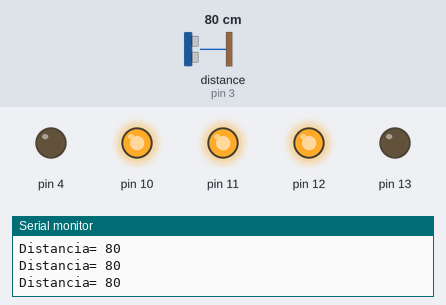
The sketch below on a simulated Arduino Uno, built with avr-gcc and run on an emulated ATmega328P. Shown: output pins drawn as LEDs (lit = HIGH), the last lines printed to the serial monitor. The test bench sets the inputs (shaded band); at power-on: distance to the obstacle (sensor on pin 3) 80 cm. The echo pulse lasts 58.3 µs per cm.

Above: at 1.2 s.
1.3 s: distance to the obstacle (sensor on pin 3) set to 77 cm
2.8 s: distance to the obstacle (sensor on pin 3) set to 70 cm
At 3.3 s:
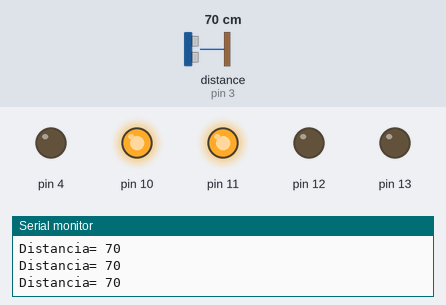
4.4 s: distance to the obstacle (sensor on pin 3) set to 54 cm
5.9 s: distance to the obstacle (sensor on pin 3) set to 46 cm
At 6.9 s:
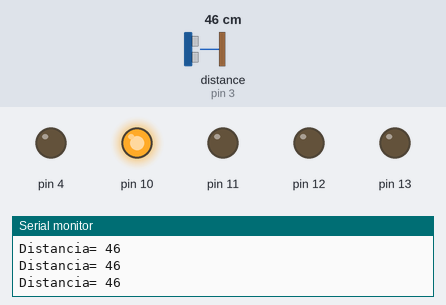
7.5 s: distance to the obstacle (sensor on pin 3) set to 28 cm
9.0 s: distance to the obstacle (sensor on pin 3) set to 23 cm
At 9.27 s:
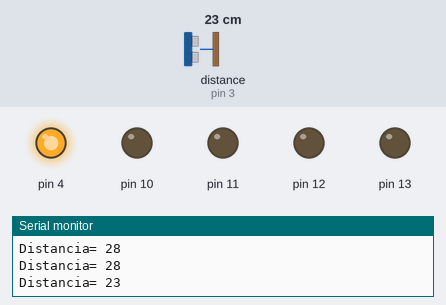
At 9.92 s:
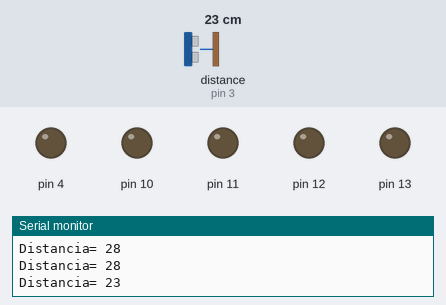
Timing chart, 0 to 13.0 s (numbered marks = the images above; inputs shaded):
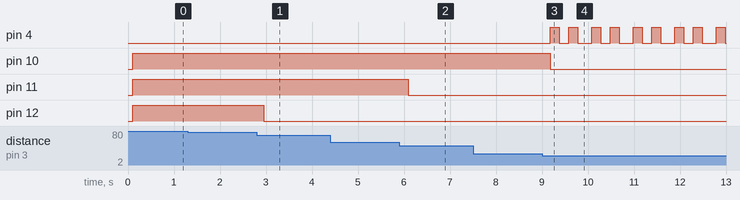

Measured:
- the behaviour switches between 75 and 74 cm on distance to the obstacle (sensor on pin 3) (found by bisection; images 0 and 1)
- the behaviour switches between 50 and 49 cm on distance to the obstacle (sensor on pin 3) (found by bisection; images 1 and 2)
- the behaviour switches between 25 and 24 cm on distance to the obstacle (sensor on pin 3) (found by bisection; images 2 and 3)
- after the input at 2.8 s, pin 12: HIGH → LOW after 0.15 s
- after the input at 5.9 s, pin 11: HIGH → LOW after 0.19 s
- after the input at 9.0 s, pin 4: LOW → HIGH after 0.18 s, then repeats every 0.90 s: LOW 0.20 s, HIGH 0.20 s, LOW 0.30 s, HIGH 0.20 s; pin 10: HIGH → LOW after 0.18 s

The sketch:

Sensor_distancia_IR.ino
```cpp
#include <Ultrasonic.h>
Ultrasonic ultrasonic(2,3);//Trig,Echo
int distancia=100;
int dato=0;
void setup()
{
  Serial.begin(115200);
  pinMode(13, OUTPUT);
  pinMode(12, OUTPUT);
  pinMode(11, OUTPUT);
  pinMode(10, OUTPUT);
  pinMode(4, OUTPUT);

  digitalWrite(13,LOW);
  digitalWrite(12,LOW);
  digitalWrite(11,LOW);
  digitalWrite(10,LOW);
  digitalWrite(4,LOW);

}

void loop()
{

  distancia = ultrasonic.read();
    delay(100);
    Serial.println("Distancia= "+String(distancia));

    if((distancia>75)&&(distancia<100))
    {
      digitalWrite(13,LOW);
      digitalWrite(12,HIGH);
      digitalWrite(11,HIGH);
      digitalWrite(10,HIGH);


    }
    if((distancia>50)&&(distancia<75))
    {
      digitalWrite(13,LOW);
      digitalWrite(12,LOW);
      digitalWrite(11,HIGH);
      digitalWrite(10,HIGH);


    }
    if((distancia>25)&&(distancia<50))
    {
      digitalWrite(13,LOW);
      digitalWrite(12,LOW);
      digitalWrite(11,LOW);
      digitalWrite(10,HIGH);

    }
    if((distancia>5)&&(distancia<25))
    {
      digitalWrite(13,LOW);
      digitalWrite(12,LOW);
      digitalWrite(11,LOW);
      digitalWrite(10,LOW);
      digitalWrite(4,HIGH);
      delay(200);
      digitalWrite(4,LOW);
      delay(200);
      digitalWrite(4,HIGH);
      delay(200);
      digitalWrite(4,LOW);
      delay(200);
    }
    if(distancia>100)
    {
      digitalWrite(13,HIGH);
      digitalWrite(12,HIGH);
      digitalWrite(11,HIGH);
      digitalWrite(10,HIGH);
    }

}
```
